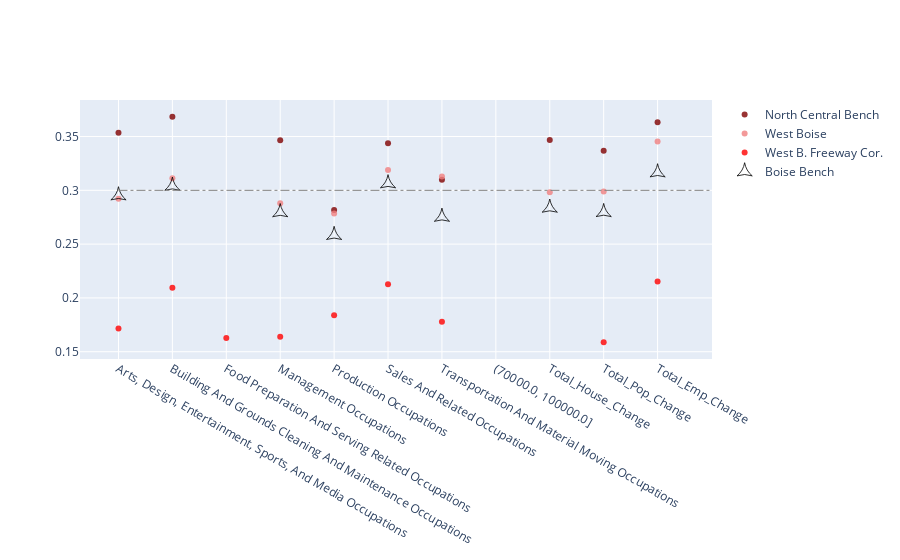

Notebook code cell kept with this figure:
### Code cell
df = pd.read_pickle('n-Coeff-compare.pkl')
df2 = pd.read_pickle('a-Coeff-compare.pkl')


df = pd.merge(df,df2, on = 'index', how = 'outer')

df = df.dropna(thresh = 2)
df = df.reset_index(drop = True)

df = df.iloc[1:]

WB_fig = go.Figure()

WB_fig.add_trace(go.Scatter(x= df['index'], y=df['WB_NC_Bench'],
                    mode='markers',  
                    marker_color='rgba(128, 0, 0, .8)',     
                    name='North Central Bench'))

WB_fig.add_trace(go.Scatter(x= df['index'], y=df['WB_W_Boise'],
                    mode='markers',
                    marker_color='rgba(240, 128, 128, .8)',     
                    name='West Boise'))

WB_fig.add_trace(go.Scatter(x= df['index'], y=df['WB_WB_F_Corridor'],
                    mode='markers',
                    marker_color='rgba(255, 0, 0, .8)',     
                    name='West B. Freeway Cor.'))


WB_fig.add_trace(go.Scatter(x= df['index'], y=df['W_Boise'],
                    mode='markers',  
                    marker_color='rgba(0, 0, 0, .8)',       
                    marker=dict(size= 11, symbol = "star-triangle-up-open"),     
                    name='Boise Bench'))




WB_fig.update_layout(
    shapes=[
        # Line Horizontal
        go.layout.Shape(
            type="line",
            x0=0,y0=.7,
            x1=11,y1=.7,
            line=dict(
                color="Grey",
                width=1,
                dash="dashdot",),),])
WB_fig.update_layout(
    shapes=[
        # Line Horizontal
        go.layout.Shape(
            type="line",
            x0=0,y0=.3,
            x1=11,y1=.3,
            line=dict(
                color="Grey",
                width=1,
                dash="dashdot",),),])
WB_fig.show()

### Figure 1 — Plotly figure (JSON) as saved in the notebook; plotly's stock layout.template omitted (floating-point values rounded to 4 significant figures)
{"data": [{"marker": {"color": "rgba(128, 0, 0, .8)"}, "mode": "markers", "name": "North Central Bench", "type": "scatter", "x": ["Arts, Design, Entertainment, Sports, And Media Occupations", "Building And Grounds Cleaning And Maintenance Occupations", "Food Preparation And Serving Related Occupations", "Management Occupations", "Production Occupations", "Sales And Related Occupations", "Transportation And Material Moving Occupations", "(70000.0, 100000.0]", "Total_House_Change", "Total_Pop_Change", "Total_Emp_Change"], "y": [0.3535, 0.3684, null, 0.3465, 0.2817, 0.3437, 0.3099, null, 0.3467, 0.3368, 0.3632]}, {"marker": {"color": "rgba(240, 128, 128, .8)"}, "mode": "markers", "name": "West Boise", "type": "scatter", "x": ["Arts, Design, Entertainment, Sports, And Media Occupations", "Building And Grounds Cleaning And Maintenance Occupations", "Food Preparation And Serving Related Occupations", "Management Occupations", "Production Occupations", "Sales And Related Occupations", "Transportation And Material Moving Occupations", "(70000.0, 100000.0]", "Total_House_Change", "Total_Pop_Change", "Total_Emp_Change"], "y": [0.2922, 0.3112, null, 0.288, 0.2784, 0.3188, 0.3129, null, 0.2981, 0.2988, 0.3453]}, {"marker": {"color": "rgba(255, 0, 0, .8)"}, "mode": "markers", "name": "West B. Freeway Cor.", "type": "scatter", "x": ["Arts, Design, Entertainment, Sports, And Media Occupations", "Building And Grounds Cleaning And Maintenance Occupations", "Food Preparation And Serving Related Occupations", "Management Occupations", "Production Occupations", "Sales And Related Occupations", "Transportation And Material Moving Occupations", "(70000.0, 100000.0]", "Total_House_Change", "Total_Pop_Change", "Total_Emp_Change"], "y": [0.1715, 0.2094, 0.1627, 0.1639, 0.184, 0.2128, 0.1778, null, null, 0.1588, 0.2152]}, {"fillcolor": "Red", "marker": {"color": "rgba(0, 0, 0, .8)", "size": 11, "symbol": "star-triangle-up-open"}, "mode": "markers", "name": "Boise Bench", "type": "scatter", "x": ["Arts, Design, Entertainment, Sports, And Media Occupations", "Building And Grounds Cleaning And Maintenance Occupations", "Food Preparation And Serving Related Occupations", "Management Occupations", "Production Occupations", "Sales And Related Occupations", "Transportation And Material Moving Occupations", "(70000.0, 100000.0]", "Total_House_Change", "Total_Pop_Change", "Total_Emp_Change"], "y": [0.2952, 0.3041, null, 0.2795, 0.2584, 0.3064, 0.2753, null, 0.2837, 0.2797, 0.3166]}], "layout": {"shapes": [{"line": {"color": "Grey", "dash": "dashdot", "width": 1}, "type": "line", "x0": 0, "x1": 11, "y0": 0.3, "y1": 0.3}]}}
